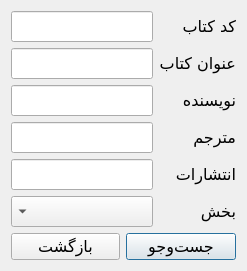
<?xml version="1.0" encoding="UTF-8"?>
<ui version="4.0">
 <class>MemberSearchDialog</class>
 <widget class="QDialog" name="MemberSearchDialog">
  <property name="geometry">
   <rect>
    <x>0</x>
    <y>0</y>
    <width>295</width>
    <height>316</height>
   </rect>
  </property>
  <property name="font">
   <font>
    <family>B Nazanin</family>
    <pointsize>12</pointsize>
   </font>
  </property>
  <property name="windowTitle">
   <string>جست‌وجوی کتاب</string>
  </property>
  <property name="layoutDirection">
   <enum>Qt::RightToLeft</enum>
  </property>
  <property name="locale">
   <locale language="Persian" country="Iran"/>
  </property>
  <layout class="QVBoxLayout" name="verticalLayout">
   <property name="sizeConstraint">
    <enum>QLayout::SetFixedSize</enum>
   </property>
   <item>
    <layout class="QFormLayout" name="flay_inputs">
     <item row="1" column="0">
      <widget class="QLabel" name="lbl_title">
       <property name="text">
        <string>عنوان کتاب</string>
       </property>
      </widget>
     </item>
     <item row="1" column="1">
      <widget class="QLineEdit" name="txt_title">
       <property name="clearButtonEnabled">
        <bool>true</bool>
       </property>
      </widget>
     </item>
     <item row="2" column="0">
      <widget class="QLabel" name="lbl_author">
       <property name="text">
        <string>نویسنده</string>
       </property>
      </widget>
     </item>
     <item row="2" column="1">
      <widget class="QLineEdit" name="txt_author">
       <property name="clearButtonEnabled">
        <bool>true</bool>
       </property>
      </widget>
     </item>
     <item row="0" column="0">
      <widget class="QLabel" name="lbl_id">
       <property name="text">
        <string>کد کتاب</string>
       </property>
      </widget>
     </item>
     <item row="0" column="1">
      <widget class="QLineEdit" name="txt_id">
       <property name="clearButtonEnabled">
        <bool>true</bool>
       </property>
      </widget>
     </item>
     <item row="3" column="0">
      <widget class="QLabel" name="lbl_translator">
       <property name="text">
        <string>مترجم</string>
       </property>
      </widget>
     </item>
     <item row="3" column="1">
      <widget class="QLineEdit" name="txt_translator">
       <property name="clearButtonEnabled">
        <bool>true</bool>
       </property>
      </widget>
     </item>
     <item row="4" column="0">
      <widget class="QLabel" name="lbl_publication">
       <property name="text">
        <string>انتشارات</string>
       </property>
      </widget>
     </item>
     <item row="4" column="1">
      <widget class="QLineEdit" name="txt_publication">
       <property name="clearButtonEnabled">
        <bool>true</bool>
       </property>
      </widget>
     </item>
     <item row="5" column="0">
      <widget class="QLabel" name="lbl_section">
       <property name="text">
        <string>بخش</string>
       </property>
      </widget>
     </item>
     <item row="5" column="1">
      <widget class="QComboBox" name="cmb_section"/>
     </item>
    </layout>
   </item>
   <item>
    <layout class="QHBoxLayout" name="hlay_buttons">
     <item>
      <widget class="QPushButton" name="btn_search">
       <property name="text">
        <string>جست‌وجو</string>
       </property>
      </widget>
     </item>
     <item>
      <widget class="QPushButton" name="btn_back">
       <property name="text">
        <string>بازگشت</string>
       </property>
      </widget>
     </item>
    </layout>
   </item>
  </layout>
 </widget>
 <resources/>
 <connections/>
</ui>
